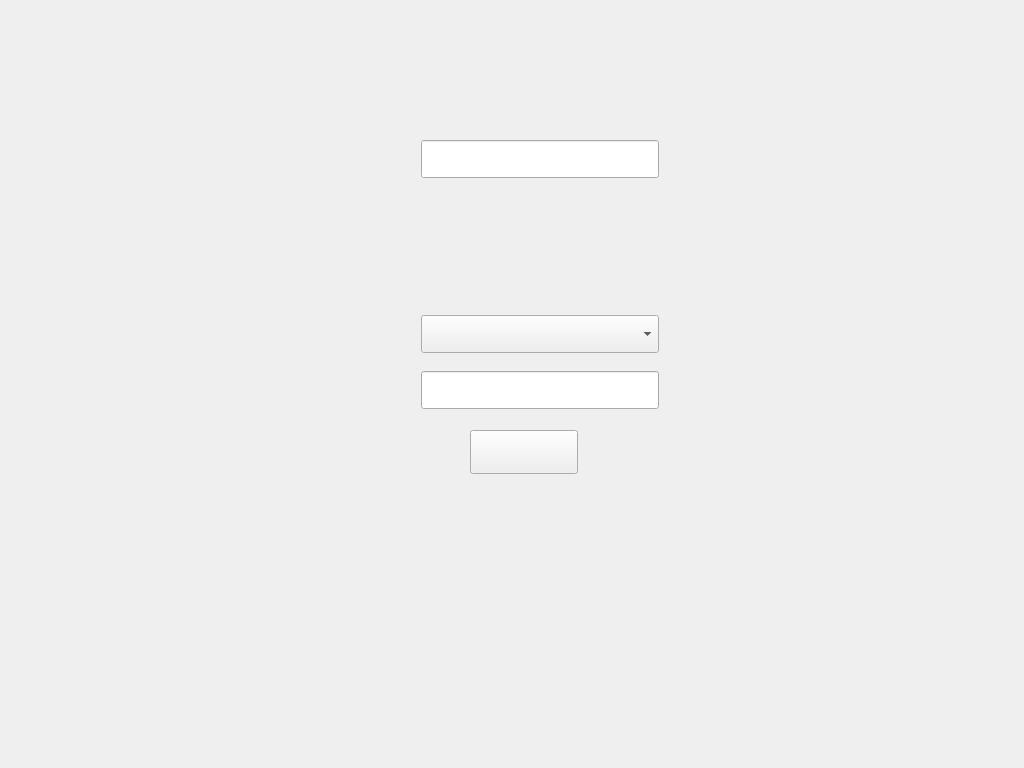
<?xml version="1.0" encoding="UTF-8"?>
<ui version="4.0">
 <class>LoginForm</class>
 <widget class="QMainWindow" name="LoginForm">
  <property name="geometry">
   <rect>
    <x>0</x>
    <y>0</y>
    <width>1024</width>
    <height>768</height>
   </rect>
  </property>
  <property name="focusPolicy">
   <enum>Qt::ClickFocus</enum>
  </property>
  <property name="windowTitle">
   <string>LoginForm</string>
  </property>
  <widget class="QWidget" name="centralWidget">
   <widget class="QLineEdit" name="le_logindlg_username">
    <property name="geometry">
     <rect>
      <x>421</x>
      <y>140</y>
      <width>238</width>
      <height>38</height>
     </rect>
    </property>
    <property name="focusPolicy">
     <enum>Qt::ClickFocus</enum>
    </property>
   </widget>
   <widget class="QLineEdit" name="le_logindlg_userpasswd">
    <property name="geometry">
     <rect>
      <x>421</x>
      <y>371</y>
      <width>238</width>
      <height>38</height>
     </rect>
    </property>
    <property name="font">
     <font>
      <pointsize>8</pointsize>
     </font>
    </property>
    <property name="focusPolicy">
     <enum>Qt::ClickFocus</enum>
    </property>
   </widget>
   <widget class="QPushButton" name="pb_logindlg_login">
    <property name="geometry">
     <rect>
      <x>470</x>
      <y>430</y>
      <width>108</width>
      <height>44</height>
     </rect>
    </property>
    <property name="text">
     <string/>
    </property>
   </widget>
   <widget class="QComboBox" name="cb_username">
    <property name="geometry">
     <rect>
      <x>421</x>
      <y>315</y>
      <width>238</width>
      <height>38</height>
     </rect>
    </property>
   </widget>
  </widget>
 </widget>
 <layoutdefault spacing="6" margin="11"/>
 <resources/>
 <connections/>
</ui>
